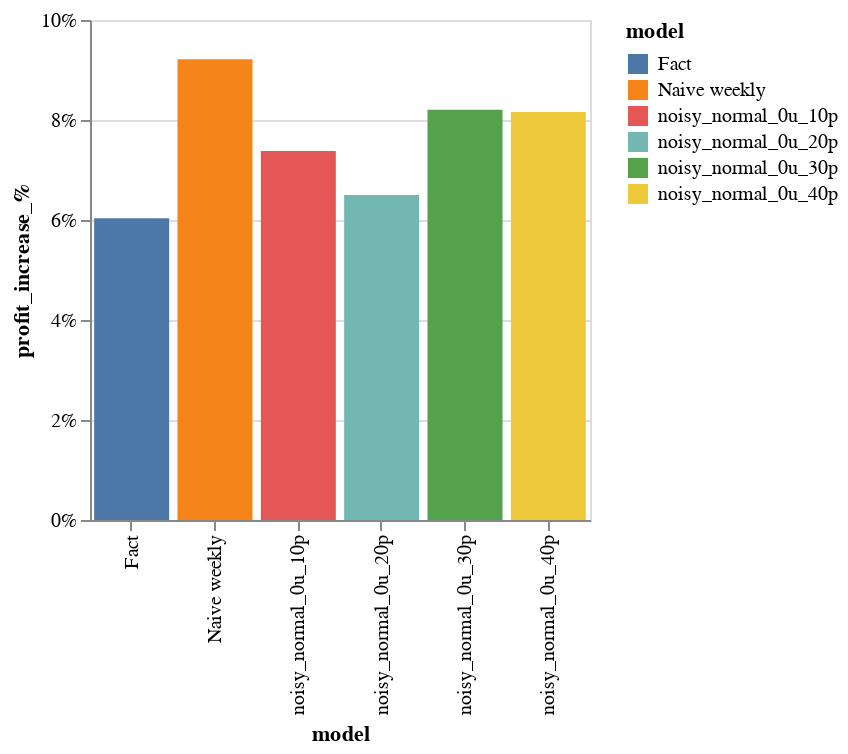

Notebook cell for this chart:
### Code cell
alt.Chart(all_items_eval.reset_index()).mark_bar().encode(
    x=alt.X('model:N',scale=alt.Scale(zero=False)),
    y=alt.Y('profit_increase_%:Q',scale=alt.Scale(zero=True),axis=alt.Axis(format='%')),
    color=alt.Color('model:N')
).properties(width=250, height=250)#.interactive()

### Figure 1 — Vega-Lite specification as saved in the notebook (floating-point values rounded to 4 significant figures)
{"config": {"view": {"continuousWidth": 400, "continuousHeight": 300}}, "data": {"name": "data-05c83c20d1bbd3f6881ff8ed3d87adea"}, "mark": "bar", "encoding": {"color": {"type": "nominal", "field": "model"}, "x": {"type": "nominal", "field": "model", "scale": {"zero": false}}, "y": {"type": "quantitative", "axis": {"format": "%"}, "field": "profit_increase_%", "scale": {"zero": true}}}, "height": 250, "width": 250, "$schema": "https://vega.github.io/schema/vega-lite/v4.8.1.json", "datasets": {"data-05c83c20d1bbd3f6881ff8ed3d87adea": [{"model": "Fact", "value": 212000.0, "sell_price": 56.48, "daily_revenue": 285100.0, "disount": 0.119, "sell_price_w_disount": 49.76, "value_increase": 15.0, "value_w_disount": 288500.0, "daily_revenue_w_disount": 336500.0, "daily_profit": 171000.0, "daily_profit_w_disount": 181400.0, "value_fact": 212000.0, "daily_profit_fact": 171000.0, "value_w_disount_fact": 288500.0, "daily_profit_w_disount_fact": 181400.0, "inventory_left": 0.0, "final_profit_w_discount": 181400.0, "final_profit_base_price": 171000.0, "profit_increase_%": 0.06036}, {"model": "Naive weekly", "value": 214000.0, "sell_price": 56.48, "daily_revenue": 287800.0, "disount": 0.1143, "sell_price_w_disount": 50.03, "value_increase": 14.4, "value_w_disount": 286900.0, "daily_revenue_w_disount": 339100.0, "daily_profit": 172700.0, "daily_profit_w_disount": 184700.0, "value_fact": 212000.0, "daily_profit_fact": 171000.0, "value_w_disount_fact": 283900.0, "daily_profit_w_disount_fact": 183000.0, "inventory_left": 3002.0, "final_profit_w_discount": 160700.0, "final_profit_base_price": 147200.0, "profit_increase_%": 0.09214}, {"model": "noisy_normal_0u_10p", "value": 206600.0, "sell_price": 56.48, "daily_revenue": 277900.0, "disount": 0.1214, "sell_price_w_disount": 49.63, "value_increase": 15.3, "value_w_disount": 281000.0, "daily_revenue_w_disount": 328300.0, "daily_profit": 166700.0, "daily_profit_w_disount": 177100.0, "value_fact": 212000.0, "daily_profit_fact": 171000.0, "value_w_disount_fact": 288200.0, "daily_profit_w_disount_fact": 181700.0, "inventory_left": -7232.0, "final_profit_w_discount": 173200.0, "final_profit_base_price": 161300.0, "profit_increase_%": 0.07382}, {"model": "noisy_normal_0u_20p", "value": 250200.0, "sell_price": 56.48, "daily_revenue": 336400.0, "disount": 0.1214, "sell_price_w_disount": 49.63, "value_increase": 15.3, "value_w_disount": 339600.0, "daily_revenue_w_disount": 395600.0, "daily_profit": 201900.0, "daily_profit_w_disount": 212800.0, "value_fact": 212000.0, "daily_profit_fact": 171000.0, "value_w_disount_fact": 287800.0, "daily_profit_w_disount_fact": 180300.0, "inventory_left": 51880.0, "final_profit_w_discount": 152400.0, "final_profit_base_price": 143100.0, "profit_increase_%": 0.06498}, {"model": "noisy_normal_0u_30p", "value": 241500.0, "sell_price": 56.48, "daily_revenue": 324700.0, "disount": 0.1143, "sell_price_w_disount": 50.03, "value_increase": 14.4, "value_w_disount": 323500.0, "daily_revenue_w_disount": 382800.0, "daily_profit": 194800.0, "daily_profit_w_disount": 208800.0, "value_fact": 212000.0, "daily_profit_fact": 171000.0, "value_w_disount_fact": 283900.0, "daily_profit_w_disount_fact": 183300.0, "inventory_left": 39520.0, "final_profit_w_discount": 162100.0, "final_profit_base_price": 149800.0, "profit_increase_%": 0.08203}, {"model": "noisy_normal_0u_40p", "value": 228700.0, "sell_price": 56.48, "daily_revenue": 307600.0, "disount": 0.1119, "sell_price_w_disount": 50.16, "value_increase": 14.1, "value_w_disount": 304800.0, "daily_revenue_w_disount": 362500.0, "daily_profit": 184500.0, "daily_profit_w_disount": 198500.0, "value_fact": 212000.0, "daily_profit_fact": 171000.0, "value_w_disount_fact": 282500.0, "daily_profit_w_disount_fact": 184000.0, "inventory_left": 22300.0, "final_profit_w_discount": 172000.0, "final_profit_base_price": 159000.0, "profit_increase_%": 0.08158}]}}
